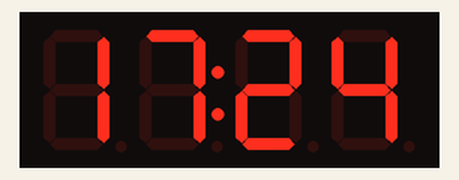
Bench run of a sketch on a simulated Arduino Uno R4 WiFi. On the bench: 4-digit seven-segment display. WiFi joins after 1.5 s; servers stay silent unless stated; network time is answered at once with the bench clock; the local clock reads 2024-03-15 10:24:30 at power-on unless the sketch sets it; what the sketch prints to the serial monitor is not drawn.

Above: at 11.6 s.
At 69.9 s:
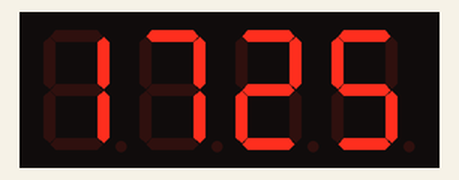
At 128.1 s:
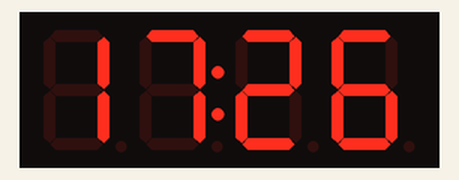

The sketch:

jam_digital_dandi.ino
```cpp
/**
 * RTC_NTPSync
 *
 * This example shows how to set the RTC (Real Time Clock) on the Portenta C33 / UNO R4 WiFi
 * to the current date and time retrieved from an NTP server on the Internet (pool.ntp.org).
 * Then the current time from the RTC is printed to the Serial port.
 *
 * Instructions:
 * 1. Download the NTPClient library (https://github.com/arduino-libraries/NTPClient) through the Library Manager
 * 2. Change the WiFi credentials in the arduino_secrets.h file to match your WiFi network.
 * 3. Upload this sketch to Portenta C33 / UNO R4 WiFi.
 * 4. Open the Serial Monitor.
 *
 * Initial author: Sebastian Romero @sebromero
 *
 * Find the full UNO R4 WiFi RTC documentation here:
 * https://docs.arduino.cc/tutorials/uno-r4-wifi/rtc
 */

// Include the RTC library
#include "RTC.h"

//Include the NTP library
#include <NTPClient.h>

#if defined(ARDUINO_PORTENTA_C33)
#include <WiFiC3.h>
#elif defined(ARDUINO_UNOWIFIR4)
#include <WiFiS3.h>
#endif

#include <WiFiUdp.h>

// ---  LIBRARY 7 segment TM1637 ---
#include <TM1637Display.h>


const char ssid[] = "nama_wifi";
const char pass[] = "pw_wifi";

int wifiStatus = WL_IDLE_STATUS;
WiFiUDP Udp; // A UDP instance to let us send and receive packets over UDP
NTPClient timeClient(Udp);

// --- KONFIGURASI TM1637 ---
#define CLK 3
#define DIO 2
TM1637Display display(CLK, DIO);
bool titikDuaNyala = false; // Toggle untuk animasi detik berkedip


void printWifiStatus() {
  // print the SSID of the network you're attached to:
  Serial.print("SSID: ");
  Serial.println(WiFi.SSID());

  // print your board's IP address:
  IPAddress ip = WiFi.localIP();
  Serial.print("IP Address: ");
  Serial.println(ip);

  // print the received signal strength:
  long rssi = WiFi.RSSI();
  Serial.print("signal strength (RSSI):");
  Serial.print(rssi);
  Serial.println(" dBm");
}

void connectToWiFi(){
  // check for the WiFi module:
  if (WiFi.status() == WL_NO_MODULE) {
    Serial.println("Communication with WiFi module failed!");
    // don't continue
    while (true);
  }

  String fv = WiFi.firmwareVersion();
  if (fv < WIFI_FIRMWARE_LATEST_VERSION) {
    Serial.println("Please upgrade the firmware");
  }

  // attempt to connect to WiFi network:
  while (wifiStatus != WL_CONNECTED) {
    Serial.print("Attempting to connect to SSID: ");
    Serial.println(ssid);
    // Connect to WPA/WPA2 network. Change this line if using open or WEP network:
    wifiStatus = WiFi.begin(ssid, pass);

    // wait 10 seconds for connection:
    delay(10000);
  }

  Serial.println("Connected to WiFi");
  printWifiStatus();
}

void setup(){
  Serial.begin(9600);
  while (!Serial);

  // Nyalakan Layar 7-Segment terlebih dahulu
  display.setBrightness(0x0f);
  display.clear();

  connectToWiFi();
  RTC.begin();

  Serial.println("\nStarting connection to server...");
  timeClient.begin();
  timeClient.update();

  // Get the current date and time from an NTP server and convert
  // it to UTC +2 by passing the time zone offset in hours.
  // You may change the time zone offset to your local one.
  auto timeZoneOffsetHours = 7;
  auto unixTime = timeClient.getEpochTime() + (timeZoneOffsetHours * 3600);
  Serial.print("Unix time = ");
  Serial.println(unixTime);

  // Setel mesin jam RTC internal R4
  RTCTime timeToSet = RTCTime(unixTime);
  RTC.setTime(timeToSet);

  Serial.println("The RTC was successfully synced!");

  // Layar dibersihkan sebelum masuk ke loop
  display.clear();
}

void loop(){
  // 1. Ambil Waktu dari RTC (Offline)
  RTCTime currentTime;
  RTC.getTime(currentTime);

  int jam = currentTime.getHour();
  int menit = currentTime.getMinutes();

  // 2. Format Waktu untuk Layar TM1637
  // Gabungkan jam dan menit jadi satu angka (misal: 14 dan 30 jadi 1430)
  int waktuGabungan = (jam * 100) + menit;

  // 3. Animasi Titik Dua (Berkedip per detik)
  titikDuaNyala = !titikDuaNyala;

  // 0b01000000 adalah kode biner standar untuk menyalakan titik dua di tengah.
  // Catatan: Efek ini sangat bergantung pada pabrikan fisik modul TM1637.
  if (titikDuaNyala) {
    display.showNumberDecEx(waktuGabungan, 0b01000000, true);
  } else {
    display.showNumberDecEx(waktuGabungan, 0b00000000, true);
  }

  // print waktu untuk peperluan debugging awal
  // Serial.println("Waktu RTC: " + String(currentTime));

  // Jeda 1 detik (1000ms) untuk mengulang pembacaan dan kedipan
  delay(1000);
}
```
